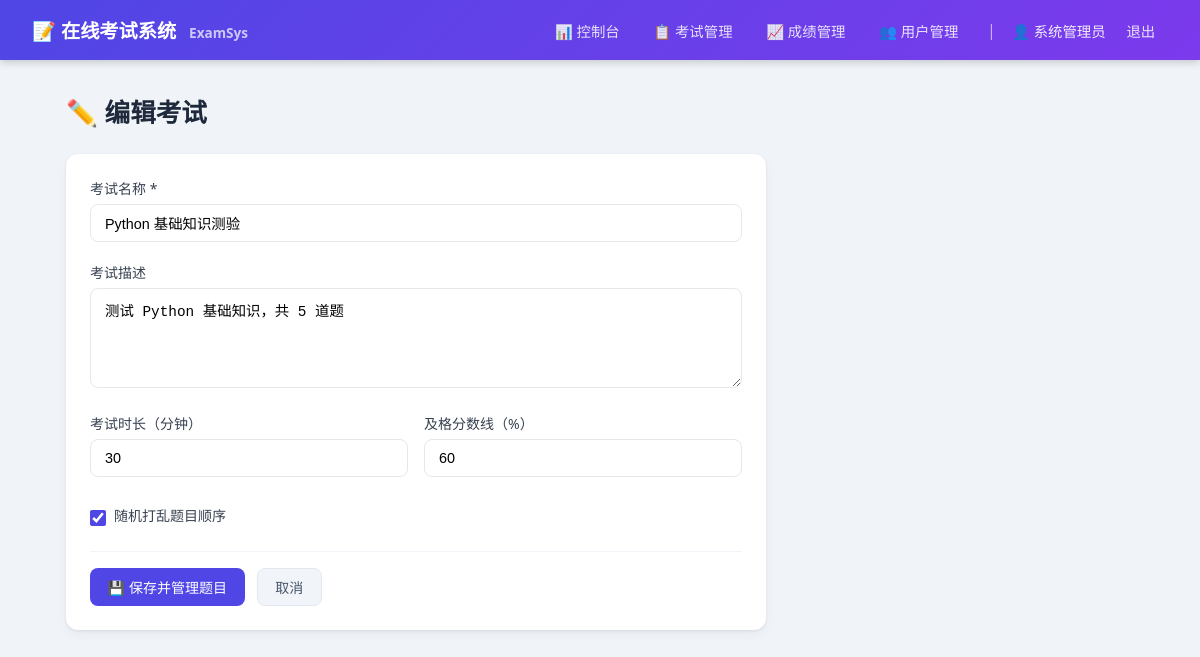
Page /admin/exam/1/edit (signed in) on the committed database.
### tables this page shows
CREATE TABLE exams (
        id          INTEGER PRIMARY KEY AUTOINCREMENT,
        title       TEXT NOT NULL,
        description TEXT,
        duration    INTEGER DEFAULT 60,   -- minutes
        pass_score  INTEGER DEFAULT 60,
        shuffle     INTEGER DEFAULT 1,    -- shuffle questions
        status      TEXT DEFAULT 'draft', -- draft/published/closed
        created_by  INTEGER,
        created_at  TEXT DEFAULT (datetime('now','localtime')),
        FOREIGN KEY(created_by) REFERENCES users(id)
    );

### app.py (the view, shortened to what this page needs)
@app.route('/admin/exam/new', methods=['GET','POST'])
@app.route('/admin/exam/<int:exam_id>/edit', methods=['GET','POST'])
@admin_required
def admin_exam_edit(exam_id=None):
    db = get_db()
    exam = db.execute("SELECT * FROM exams WHERE id=?", (exam_id,)).fetchone() if exam_id else None
    return render_template('admin_exam_edit.html', exam=exam)

### app.py (called while the page is built)
def get_db():
    if 'db' not in g:
        g.db = sqlite3.connect(DB_PATH)
        g.db.row_factory = sqlite3.Row
        g.db.execute("PRAGMA journal_mode=WAL")
    return g.db

def login_required(f):
    @wraps(f)
    def decorated(*args, **kwargs):
        if 'user_id' not in session:
            flash('请先登录', 'warning')
            return redirect(url_for('login'))
        return f(*args, **kwargs)
    return decorated

def admin_required(f):
    @wraps(f)
    def decorated(*args, **kwargs):
        if session.get('role') != 'admin':
            flash('权限不足', 'danger')
            return redirect(url_for('index'))
        return f(*args, **kwargs)
    return login_required(decorated)

### templates/admin_exam_edit.html (shortened to what this page needs)
{% extends 'base.html' %}
{% block content %}
<div class="page-header">
  <h1>{% if exam %}✏️ 编辑考试{% else %}➕ 新建考试{% endif %}</h1>
</div>
<div class="card" style="max-width:700px">
  <div class="card-body">
    <form method="POST">
      <div class="form-group">
        <label>考试名称 *</label>
        <input class="form-control" name="title" value="{{ exam.title if exam else '' }}" placeholder="例如：Python 基础知识测验" required>
      </div>
      <div class="form-group">
        <label>考试描述</label>
        <textarea class="form-control" name="description" placeholder="简要描述考试内容、要求等...">{{ exam.description if exam else '' }}</textarea>
      </div>
      <div class="form-row">
        <div class="form-group">
          <label>考试时长（分钟）</label>
          <input class="form-control" type="number" name="duration" value="{{ exam.duration if exam else 60 }}" min="5" max="300">
        </div>
        <div class="form-group">
          <label>及格分数线（%）</label>
          <input class="form-control" type="number" name="pass_score" value="{{ exam.pass_score if exam else 60 }}" min="1" max="100">
        </div>
      </div>
      <div class="form-group">
        <div class="form-check">
          <input type="checkbox" name="shuffle" id="shuffle" {% if not exam or exam.shuffle %}checked{% endif %}>
          <label for="shuffle">随机打乱题目顺序</label>
        </div>
      </div>
      <hr class="divider">
      <div style="display:flex;gap:.75rem">
        <button type="submit" class="btn btn-primary">💾 保存并管理题目</button>
        <a href="{{ url_for('admin_exams') }}" class="btn btn-secondary">取消</a>
      </div>
    </form>
  </div>
</div>
{% endblock %}

### templates/base.html (style rules this page uses)
* { box-sizing:border-box;margin:0;padding:0 }
body { font-family:'Segoe UI',system-ui,sans-serif;background:#f0f4f8;color:#2d3748;min-height:100vh }
a { color:#4f46e5;text-decoration:none }
.page-header { margin-bottom:1.5rem }
.page-header h1 { font-size:1.6rem;color:#1e293b;display:flex;align-items:center;gap:.5rem }
.card { background:#fff;border-radius:12px;box-shadow:0 1px 3px rgba(0,0,0,.08),0 4px 12px rgba(0,0,0,.04);overflow:hidden;margin-bottom:1.5rem }
.card-body { padding:1.5rem }
.form-group { margin-bottom:1.25rem }
.form-group label { display:block;font-size:.875rem;font-weight:500;color:#374151;margin-bottom:.4rem }
.form-control { width:100%;padding:.6rem .875rem;border:1.5px solid #e5e7eb;border-radius:8px;font-size:.9rem;transition:border-color .2s,box-shadow .2s;background:#fff }
textarea.form-control { min-height:100px;resize:vertical }
.form-row { display:grid;grid-template-columns:1fr 1fr;gap:1rem }
.form-check { display:flex;align-items:center;gap:.5rem;margin-top:.5rem }
.form-check input { width:16px;height:16px;accent-color:#4f46e5 }
.btn { display:inline-flex;align-items:center;gap:.35rem;padding:.5rem 1.1rem;border-radius:8px;font-size:.875rem;font-weight:500;cursor:pointer;border:none;transition:all .2s;white-space:nowrap }
.btn-primary { background:#4f46e5;color:#fff }
.btn-secondary { background:#f1f5f9;color:#475569;border:1px solid #e2e8f0 }
.divider { border:none;border-top:1px solid #f1f5f9;margin:1rem 0 }

### rows in the picture
exams: title "Python 基础知识测验", description "测试 Python 基础知识，共 5 道题", duration "30", pass_score "60", shuffle "☑"

### other values in the picture
{{ session.name }} "系统管理员"
